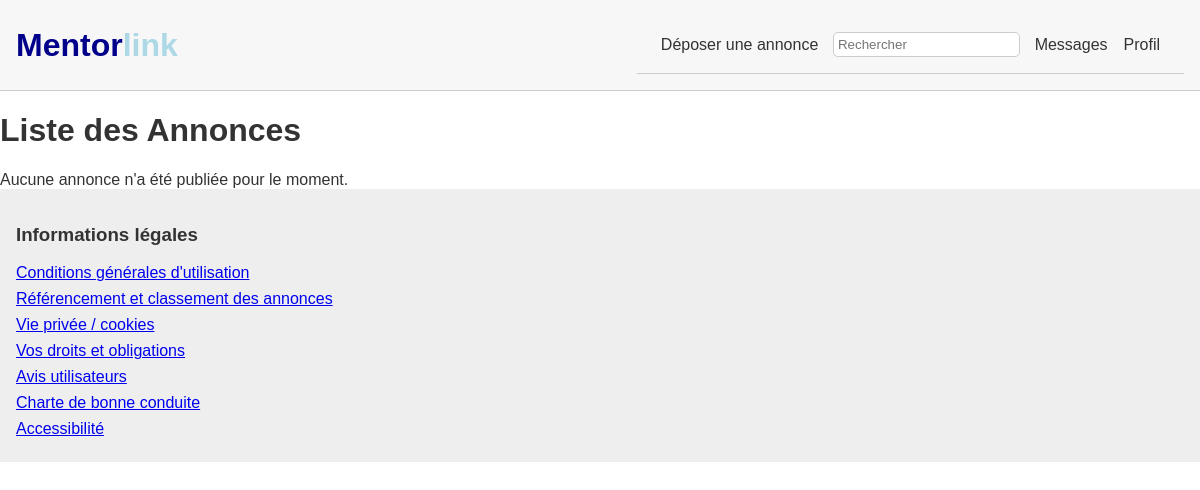
The page /liste_annonces/ on the database as committed earlier.
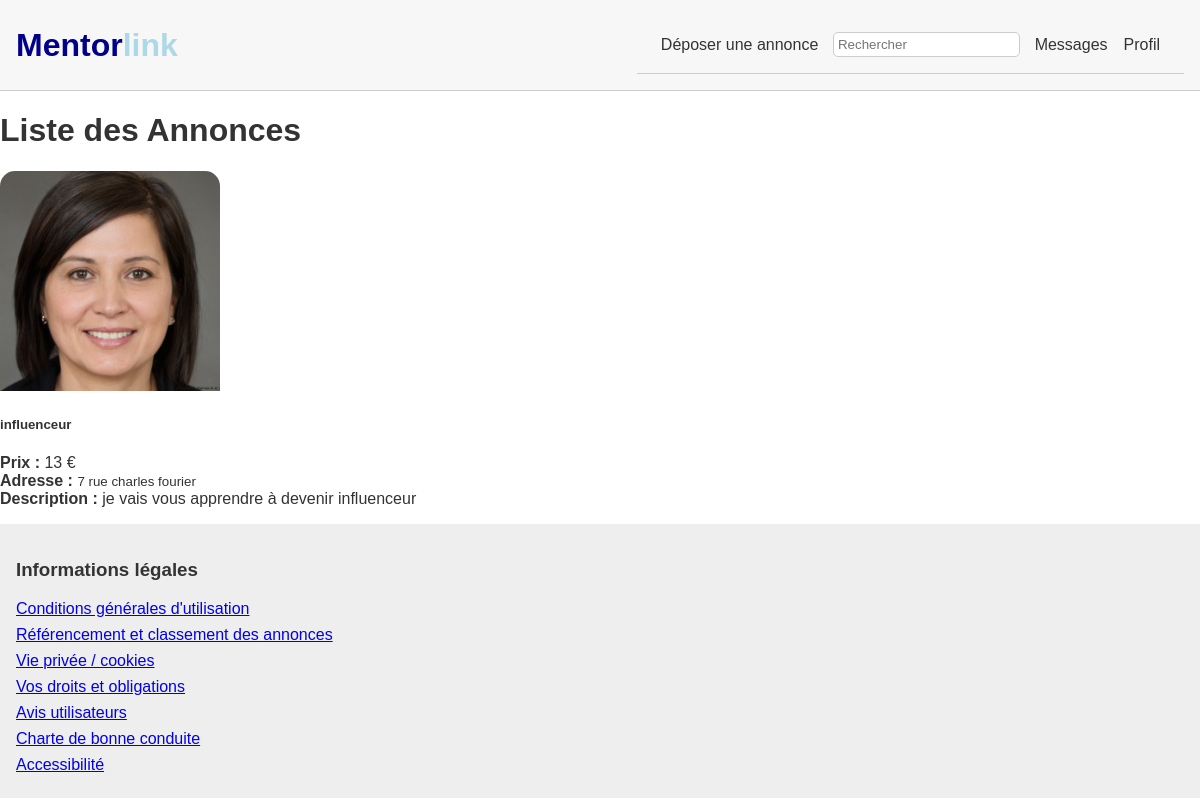
The same page on the database as committed later.
### app_mentorlink/models.py (models this page shows, shortened)
class Annonce(models.Model):
    id = models.IntegerField(primary_key=True)
    prix = models.IntegerField()
    image = models.ImageField(upload_to='annonces/', null=True, blank=True)
    metier = models.CharField(max_length=1000)
    adresse = models.TextField()
    description = models.TextField(max_length=100000, null=True, blank=True)
    id_personnes = models.ForeignKey('Utilisateur', on_delete=models.CASCADE, null=True, blank=True)

### app_mentorlink/views.py (the view)
# urls.py: path('liste_annonces/', views.liste_annonces, name='liste_annonces'),
def liste_annonces(request):
    annonces = Annonce.objects.all()
    return render(request, 'liste_annonces.html', {'annonces': annonces})

### app_mentorlink/templates/liste_annonces.html (shortened to what this page needs)
{% extends "base.html" %}
{% block content %}
<div class="container mt-5">
    <h1 class="mb-4 text-center">Liste des Annonces</h1>
    {% if annonces %}
        <div class="row g-4">
            {% for annonce in annonces %}
                <div class="col-md-4 mb-4">
                    <div class="card-wrapper p-2 bg-white rounded-lg shadow-sm">
                        <div class="card h-100 border-dark" style="border-radius: 15px; transition: transform 0.3s; border-width: 2px !important;">
                            {% if annonce.image and annonce.image.url %}
                                <img src="{{ annonce.image.url }}" class="card-img-top" alt="Image de l'annonce" style="height: 220px; object-fit: cover; border-top-left-radius: 15px; border-top-right-radius: 15px;">
                            {% else %}
                                <div class="card-img-top bg-light d-flex justify-content-center align-items-center" style="height: 220px; background-color: #f8f9fa;">
                                    <span class="text-muted">Pas d'image disponible</span>
                                </div>
                            {% endif %}
                            <div class="card-body d-flex flex-column">
                                <div class="d-flex justify-content-between align-items-center mb-3">
                                    <h5 class="card-title text-primary mb-0">{{ annonce.metier }}</h5>
                                </div>
                                <div class="card-text flex-grow-1">
                                    <p class="mb-2">
                                        <strong>Prix :</strong> <span class="text-success">{{ annonce.prix }} €</span><br>
                                        <strong>Adresse :</strong> <small class="text-muted">{{ annonce.adresse }}</small><br>
                                        <strong>Description :</strong> {{ annonce.description|truncatewords:20|default:"Pas de description" }}
                                    </p>
                                </div>
                            </div>
                        </div>
                    </div>
                </div>
            {% endfor %}
        </div>
    {% else %}
        <div class="alert alert-info text-center">
            Aucune annonce n'a été publiée pour le moment.
        </div>
    {% endif %}
</div>
{% endblock %}

### app_mentorlink/templates/base.html (shortened to what this page needs)
<!DOCTYPE html>
<html lang="fr" hx-debug="true">
<head>
</head>
<body>
    <header>
        <a href="{% url 'home' %}" class="logo-btn" style="text-decoration: none; color: inherit;">
            <span style="color:darkblue;">Mentor</span><span style="color:lightblue;">link</span>
        </a>
        <nav>
            <a href="{% url 'depose_annonce' %}" style="text-decoration: none; color: inherit;">
                    Déposer une annonce
            </a>
            <input type="search" name="q" placeholder="Rechercher"
       hx-get="{% url 'search' %}" hx-trigger="keyup changed delay:500ms"
       hx-include="[name=q]" hx-target="#main-content" hx-swap="innerHTML" />
            <a href="{% url 'messages' %}" style="text-decoration: none; color: inherit;">
                Messages
            </a>
            <a href="{% url 'profil' %}" style="text-decoration: none; color: inherit;">
                Profil
            </a>
        </nav>
    </header>
    {% block content %}
    {% endblock %}
    <footer>
        <div class="footer-legal">
            <h3>Informations légales</h3>
            <ul>
                <li><a href="#">Conditions générales d'utilisation</a></li>
                <li><a href="#">Référencement et classement des annonces</a></li>
                <li><a href="#">Vie privée / cookies</a></li>
                <li><a href="#">Vos droits et obligations</a></li>
                <li><a href="#">Avis utilisateurs</a></li>
                <li><a href="#">Charte de bonne conduite</a></li>
                <li><a href="#">Accessibilité</a></li>
            </ul>
        </div>
    </footer>
</body>
</html>

### app_mentorlink/templates/base.html (style rules this page uses)
body { font-family: Arial, sans-serif; color: #333; margin: 0; padding: 0; }
header, nav { display: flex; align-items: center; padding: 1em; background: #f7f7f7; border-bottom: 1px solid #ccc; }
nav a, nav button, nav input[type="search"] { margin: 0 0.5em; }
nav a, nav button { text-decoration: none; color: #333; background: none; border: none; cursor: pointer; }
nav input[type="search"] { padding: 0.3em; border-radius: 5px; border: 1px solid #ccc; }
h2, h3 { margin-top: 1em; }
footer { padding: 1em; background: #eee; display: flex; }
.footer-legal { margin-right: 2em; }
.footer-legal ul { list-style: none; padding: 0; margin: 0; }
.footer-legal li { margin-bottom: 0.5em; }
.logo-btn { font-weight: bold; font-size: 2em; margin-right: auto; background: none; border: none; cursor: pointer; color: #333; }

Rows that differ between the two databases and show on the page:
added Annonce: image (picture), metier "influenceur", prix "13", adresse "7 rue charles fourier", description "je vais vous apprendre à devenir influenceur"
Other text that changed with them:
text no longer shown: "Aucune annonce n'a été publiée pour le moment."
